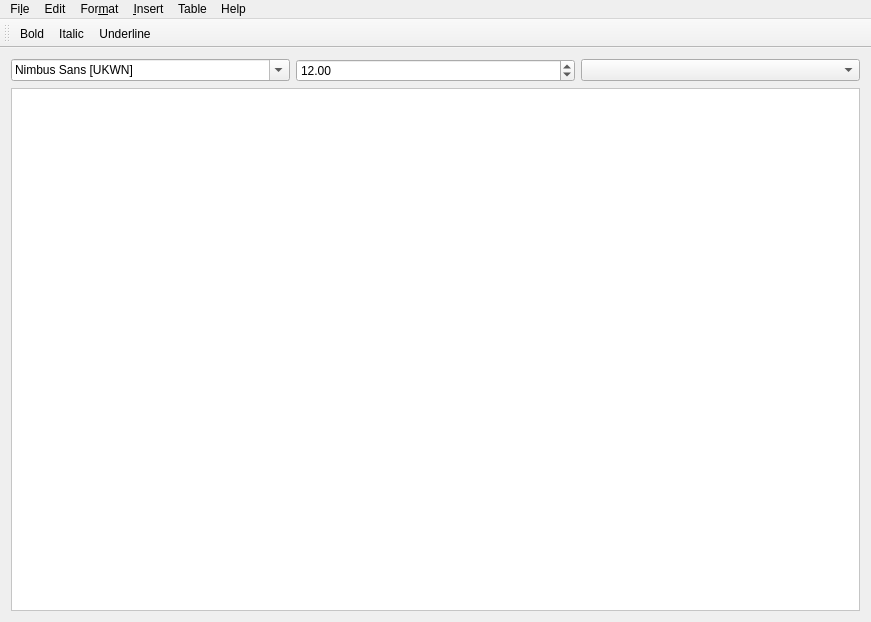
<?xml version="1.0" encoding="UTF-8"?>
<ui version="4.0">
 <class>MainWindow</class>
 <widget class="QMainWindow" name="MainWindow">
  <property name="geometry">
   <rect>
    <x>0</x>
    <y>0</y>
    <width>871</width>
    <height>622</height>
   </rect>
  </property>
  <property name="windowTitle">
   <string>New Document - theDocument</string>
  </property>
  <property name="windowIcon">
   <iconset resource="resources.qrc">
    <normaloff>:/icons/icon.svg</normaloff>:/icons/icon.svg</iconset>
  </property>
  <property name="unifiedTitleAndToolBarOnMac">
   <bool>true</bool>
  </property>
  <widget class="QWidget" name="centralWidget">
   <layout class="QVBoxLayout" name="verticalLayout">
    <item>
     <widget class="QFrame" name="fontInfoFrame">
      <property name="frameShape">
       <enum>QFrame::NoFrame</enum>
      </property>
      <property name="frameShadow">
       <enum>QFrame::Raised</enum>
      </property>
      <layout class="QHBoxLayout" name="horizontalLayout">
       <property name="leftMargin">
        <number>0</number>
       </property>
       <property name="topMargin">
        <number>0</number>
       </property>
       <property name="rightMargin">
        <number>0</number>
       </property>
       <property name="bottomMargin">
        <number>0</number>
       </property>
       <item>
        <widget class="QFontComboBox" name="fontFamily">
         <property name="currentFont">
          <font>
           <family>Nimbus Sans</family>
           <pointsize>12</pointsize>
          </font>
         </property>
        </widget>
       </item>
       <item>
        <widget class="QDoubleSpinBox" name="fontSize">
         <property name="minimum">
          <double>7.000000000000000</double>
         </property>
         <property name="maximum">
          <double>3000.000000000000000</double>
         </property>
         <property name="value">
          <double>12.000000000000000</double>
         </property>
        </widget>
       </item>
       <item>
        <widget class="QComboBox" name="headingTypes"/>
       </item>
      </layout>
     </widget>
    </item>
    <item>
     <widget class="TextEdit" name="documentView">
      <property name="font">
       <font>
        <family>Arial</family>
        <pointsize>12</pointsize>
       </font>
      </property>
      <property name="autoFillBackground">
       <bool>true</bool>
      </property>
      <property name="styleSheet">
       <string notr="true">QTextEdit {
	background-color: white;
	color: black;
	padding: 5px;
}</string>
      </property>
     </widget>
    </item>
   </layout>
  </widget>
  <widget class="QToolBar" name="mainToolBar">
   <attribute name="toolBarArea">
    <enum>TopToolBarArea</enum>
   </attribute>
   <attribute name="toolBarBreak">
    <bool>false</bool>
   </attribute>
   <addaction name="actionBold"/>
   <addaction name="actionItalic"/>
   <addaction name="actionUnderline"/>
  </widget>
  <widget class="QMenuBar" name="menuBar">
   <property name="geometry">
    <rect>
     <x>0</x>
     <y>0</y>
     <width>871</width>
     <height>26</height>
    </rect>
   </property>
   <widget class="QMenu" name="menuFile">
    <property name="title">
     <string>Fi&amp;le</string>
    </property>
    <addaction name="actionNew"/>
    <addaction name="separator"/>
    <addaction name="actionOpen"/>
    <addaction name="actionSave"/>
    <addaction name="actionSave_As"/>
    <addaction name="separator"/>
    <addaction name="actionClose"/>
   </widget>
   <widget class="QMenu" name="menuEdit">
    <property name="title">
     <string>Edit</string>
    </property>
    <addaction name="actionUndo"/>
    <addaction name="actionRedo"/>
    <addaction name="separator"/>
    <addaction name="actionCut"/>
    <addaction name="actionCopy"/>
    <addaction name="actionPaste"/>
   </widget>
   <widget class="QMenu" name="menuFormat">
    <property name="title">
     <string>For&amp;mat</string>
    </property>
    <addaction name="actionBold"/>
    <addaction name="actionItalic"/>
    <addaction name="actionUnderline"/>
    <addaction name="actionStrikeout"/>
   </widget>
   <widget class="QMenu" name="menuInsert">
    <property name="title">
     <string>&amp;Insert</string>
    </property>
    <widget class="QMenu" name="menuBreaks">
     <property name="title">
      <string>&amp;Breaks</string>
     </property>
     <addaction name="actionPage_Break"/>
    </widget>
    <addaction name="menuBreaks"/>
   </widget>
   <widget class="QMenu" name="menuTable">
    <property name="title">
     <string>Table</string>
    </property>
    <addaction name="actionInsert_Table"/>
   </widget>
   <widget class="QMenu" name="menuHelp">
    <property name="title">
     <string>Help</string>
    </property>
    <addaction name="actionAbout"/>
   </widget>
   <addaction name="menuFile"/>
   <addaction name="menuEdit"/>
   <addaction name="menuFormat"/>
   <addaction name="menuInsert"/>
   <addaction name="menuTable"/>
   <addaction name="menuHelp"/>
  </widget>
  <action name="actionNew">
   <property name="text">
    <string>&amp;New</string>
   </property>
   <property name="shortcut">
    <string>Ctrl+N</string>
   </property>
  </action>
  <action name="actionOpen">
   <property name="text">
    <string>&amp;Open</string>
   </property>
   <property name="shortcut">
    <string>Ctrl+O</string>
   </property>
  </action>
  <action name="actionSave">
   <property name="text">
    <string>&amp;Save</string>
   </property>
   <property name="shortcut">
    <string>Ctrl+S</string>
   </property>
  </action>
  <action name="actionUndo">
   <property name="enabled">
    <bool>false</bool>
   </property>
   <property name="text">
    <string>&amp;Undo</string>
   </property>
   <property name="shortcut">
    <string>Ctrl+Z</string>
   </property>
  </action>
  <action name="actionRedo">
   <property name="enabled">
    <bool>false</bool>
   </property>
   <property name="text">
    <string>&amp;Redo</string>
   </property>
   <property name="shortcut">
    <string>Ctrl+Y</string>
   </property>
  </action>
  <action name="actionBold">
   <property name="checkable">
    <bool>true</bool>
   </property>
   <property name="icon">
    <iconset theme="format-text-bold"/>
   </property>
   <property name="text">
    <string>&amp;Bold</string>
   </property>
   <property name="iconVisibleInMenu">
    <bool>false</bool>
   </property>
  </action>
  <action name="actionItalic">
   <property name="checkable">
    <bool>true</bool>
   </property>
   <property name="icon">
    <iconset theme="format-text-italic"/>
   </property>
   <property name="text">
    <string>&amp;Italic</string>
   </property>
   <property name="iconVisibleInMenu">
    <bool>false</bool>
   </property>
  </action>
  <action name="actionUnderline">
   <property name="checkable">
    <bool>true</bool>
   </property>
   <property name="icon">
    <iconset theme="format-text-underline"/>
   </property>
   <property name="text">
    <string>Underline</string>
   </property>
   <property name="iconVisibleInMenu">
    <bool>false</bool>
   </property>
  </action>
  <action name="actionStrikeout">
   <property name="checkable">
    <bool>true</bool>
   </property>
   <property name="text">
    <string>&amp;Strikeout</string>
   </property>
  </action>
  <action name="actionPage_Break">
   <property name="text">
    <string>&amp;Page Break</string>
   </property>
   <property name="shortcut">
    <string>Ctrl+Return</string>
   </property>
  </action>
  <action name="actionInsert_Table">
   <property name="text">
    <string>&amp;Insert Table...</string>
   </property>
  </action>
  <action name="actionSave_As">
   <property name="text">
    <string>Sa&amp;ve As</string>
   </property>
  </action>
  <action name="actionCopy">
   <property name="text">
    <string>C&amp;opy</string>
   </property>
  </action>
  <action name="actionCut">
   <property name="text">
    <string>&amp;Cut</string>
   </property>
  </action>
  <action name="actionPaste">
   <property name="text">
    <string>&amp;Paste</string>
   </property>
  </action>
  <action name="actionClose">
   <property name="text">
    <string>&amp;Close</string>
   </property>
  </action>
  <action name="actionAbout">
   <property name="text">
    <string>&amp;About</string>
   </property>
   <property name="menuRole">
    <enum>QAction::AboutRole</enum>
   </property>
  </action>
 </widget>
 <layoutdefault spacing="6" margin="11"/>
 <customwidgets>
  <customwidget>
   <class>TextEdit</class>
   <extends>QTextEdit</extends>
   <header>textedit.h</header>
   <slots>
    <signal>EnterPressed()</signal>
   </slots>
  </customwidget>
 </customwidgets>
 <resources>
  <include location="resources.qrc"/>
 </resources>
 <connections/>
</ui>
